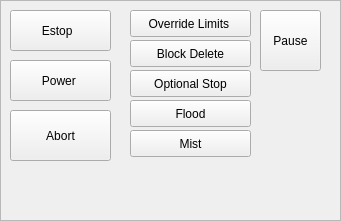
   <widget class="QFrame" name="frame_auto_2">
    <property name="geometry">
     <rect>
      <x>10</x>
      <y>460</y>
      <width>341</width>
      <height>221</height>
     </rect>
    </property>
    <property name="styleSheet">
     <string notr="true">QFrame{
border-image: url(/home/chris/emc-dev/share/qtscreen/images/frame_bg_grey.png) 0 0 0 0 stretch stretch;}</string>
    </property>
    <property name="frameShape">
     <enum>QFrame::StyledPanel</enum>
    </property>
    <property name="frameShadow">
     <enum>QFrame::Raised</enum>
    </property>
    <widget class="ActionButton" name="actionbutton_override_limits">
     <property name="geometry">
      <rect>
       <x>130</x>
       <y>10</y>
       <width>121</width>
       <height>27</height>
      </rect>
     </property>
     <property name="text">
      <string>Override Limits </string>
     </property>
     <property name="limits_override_action" stdset="0">
      <bool>true</bool>
     </property>
    </widget>
    <widget class="StateLED" name="StateLED_9">
     <property name="geometry">
      <rect>
       <x>230</x>
       <y>0</y>
       <width>31</width>
       <height>41</height>
      </rect>
     </property>
     <property name="diameter">
      <number>10</number>
     </property>
     <property name="flashing" stdset="0">
      <bool>false</bool>
     </property>
     <property name="is_paused_status" stdset="0">
      <bool>false</bool>
     </property>
     <property name="is_flood_status" stdset="0">
      <bool>false</bool>
     </property>
     <property name="is_block_delete_status" stdset="0">
      <bool>false</bool>
     </property>
     <property name="is_limits_overridden_status" stdset="0">
      <bool>true</bool>
     </property>
     <property name="is_limits_overridden_status" stdset="0">
      <bool>true</bool>
     </property>
    </widget>
    <widget class="ActionButton" name="button_estop">
     <property name="geometry">
      <rect>
       <x>10</x>
       <y>10</y>
       <width>101</width>
       <height>41</height>
      </rect>
     </property>
     <property name="styleSheet">
      <string notr="true">font: 75 italic 20pt &quot;Noto Sans&quot;;</string>
     </property>
     <property name="text">
      <string>Estop  </string>
     </property>
     <property name="checkable">
      <bool>true</bool>
     </property>
     <property name="checked">
      <bool>false</bool>
     </property>
     <property name="estop_action" stdset="0">
      <bool>true</bool>
     </property>
    </widget>
    <widget class="ActionButton" name="button_machineon">
     <property name="geometry">
      <rect>
       <x>10</x>
       <y>60</y>
       <width>101</width>
       <height>41</height>
      </rect>
     </property>
     <property name="styleSheet">
      <string notr="true">font: 75 italic 20pt &quot;Noto Sans&quot;;</string>
     </property>
     <property name="text">
      <string>Power </string>
     </property>
     <property name="checkable">
      <bool>true</bool>
     </property>
     <property name="estop_action" stdset="0">
      <bool>false</bool>
     </property>
     <property name="machine_on_action" stdset="0">
      <bool>true</bool>
     </property>
    </widget>
    <widget class="ActionButton" name="actionbutton_flood">
     <property name="geometry">
      <rect>
       <x>130</x>
       <y>100</y>
       <width>121</width>
       <height>27</height>
      </rect>
     </property>
     <property name="text">
      <string>Flood</string>
     </property>
     <property name="checkable">
      <bool>false</bool>
     </property>
     <property name="limits_override_action" stdset="0">
      <bool>false</bool>
     </property>
     <property name="flood_action" stdset="0">
      <bool>true</bool>
     </property>
    </widget>
    <widget class="ActionButton" name="actionbutton_mist">
     <property name="geometry">
      <rect>
       <x>130</x>
       <y>130</y>
       <width>121</width>
       <height>27</height>
      </rect>
     </property>
     <property name="text">
      <string>Mist</string>
     </property>
     <property name="checkable">
      <bool>false</bool>
     </property>
     <property name="limits_override_action" stdset="0">
      <bool>false</bool>
     </property>
     <property name="mist_action" stdset="0">
      <bool>true</bool>
     </property>
    </widget>
    <widget class="ActionButton" name="actionbutton_block_delete">
     <property name="geometry">
      <rect>
       <x>130</x>
       <y>40</y>
       <width>121</width>
       <height>27</height>
      </rect>
     </property>
     <property name="text">
      <string>Block Delete</string>
     </property>
     <property name="checkable">
      <bool>false</bool>
     </property>
     <property name="limits_override_action" stdset="0">
      <bool>false</bool>
     </property>
     <property name="block_delete_action" stdset="0">
      <bool>true</bool>
     </property>
    </widget>
    <widget class="ActionButton" name="actionbutton_optional_stop">
     <property name="geometry">
      <rect>
       <x>130</x>
       <y>70</y>
       <width>121</width>
       <height>27</height>
      </rect>
     </property>
     <property name="text">
      <string>Optional Stop</string>
     </property>
     <property name="checkable">
      <bool>false</bool>
     </property>
     <property name="limits_override_action" stdset="0">
      <bool>false</bool>
     </property>
     <property name="block_delete_action" stdset="0">
      <bool>false</bool>
     </property>
     <property name="optional_stop_action" stdset="0">
      <bool>true</bool>
     </property>
    </widget>
    <widget class="StateLED" name="StateLED_8">
     <property name="geometry">
      <rect>
       <x>230</x>
       <y>30</y>
       <width>31</width>
       <height>41</height>
      </rect>
     </property>
     <property name="diameter">
      <number>10</number>
     </property>
     <property name="color">
      <color>
       <red>85</red>
       <green>255</green>
       <blue>0</blue>
      </color>
     </property>
     <property name="flashing" stdset="0">
      <bool>false</bool>
     </property>
     <property name="is_paused_status" stdset="0">
      <bool>false</bool>
     </property>
     <property name="is_flood_status" stdset="0">
      <bool>false</bool>
     </property>
     <property name="is_block_delete_status" stdset="0">
      <bool>true</bool>
     </property>
    </widget>
    <widget class="StateLED" name="StateLED_7">
     <property name="geometry">
      <rect>
       <x>230</x>
       <y>60</y>
       <width>31</width>
       <height>41</height>
      </rect>
     </property>
     <property name="diameter">
      <number>10</number>
     </property>
     <property name="color">
      <color>
       <red>85</red>
       <green>255</green>
       <blue>0</blue>
      </color>
     </property>
     <property name="state">
      <bool>false</bool>
     </property>
     <property name="flashing" stdset="0">
      <bool>false</bool>
     </property>
     <property name="invert_state_status" stdset="0">
      <bool>false</bool>
     </property>
     <property name="is_paused_status" stdset="0">
      <bool>false</bool>
     </property>
     <property name="is_flood_status" stdset="0">
      <bool>false</bool>
     </property>
     <property name="is_optional_stop_status" stdset="0">
      <bool>true</bool>
     </property>
    </widget>
    <widget class="StateLED" name="StateLED_5">
     <property name="geometry">
      <rect>
       <x>230</x>
       <y>100</y>
       <width>31</width>
       <height>21</height>
      </rect>
     </property>
     <property name="diameter">
      <number>10</number>
     </property>
     <property name="color">
      <color>
       <red>85</red>
       <green>255</green>
       <blue>0</blue>
      </color>
     </property>
     <property name="flashing" stdset="0">
      <bool>false</bool>
     </property>
     <property name="is_paused_status" stdset="0">
      <bool>false</bool>
     </property>
     <property name="is_flood_status" stdset="0">
      <bool>true</bool>
     </property>
    </widget>
    <widget class="StateLED" name="StateLED_6">
     <property name="geometry">
      <rect>
       <x>230</x>
       <y>130</y>
       <width>31</width>
       <height>21</height>
      </rect>
     </property>
     <property name="diameter">
      <number>10</number>
     </property>
     <property name="color">
      <color>
       <red>85</red>
       <green>255</green>
       <blue>0</blue>
      </color>
     </property>
     <property name="flashing" stdset="0">
      <bool>false</bool>
     </property>
     <property name="is_paused_status" stdset="0">
      <bool>false</bool>
     </property>
     <property name="is_mist_status" stdset="0">
      <bool>true</bool>
     </property>
    </widget>
    <widget class="StateLED" name="led_machine_on">
     <property name="geometry">
      <rect>
       <x>90</x>
       <y>60</y>
       <width>31</width>
       <height>21</height>
      </rect>
     </property>
     <property name="diameter">
      <number>15</number>
     </property>
     <property name="color">
      <color>
       <red>85</red>
       <green>255</green>
       <blue>0</blue>
      </color>
     </property>
     <property name="flashing" stdset="0">
      <bool>false</bool>
     </property>
     <property name="is_on_status" stdset="0">
      <bool>true</bool>
     </property>
     <property name="is_idle_status" stdset="0">
      <bool>false</bool>
     </property>
    </widget>
    <widget class="StateLED" name="StateLED">
     <property name="geometry">
      <rect>
       <x>90</x>
       <y>10</y>
       <width>21</width>
       <height>21</height>
      </rect>
     </property>
     <property name="diameter">
      <number>20</number>
     </property>
     <property name="flashing" stdset="0">
      <bool>true</bool>
     </property>
     <property name="is_estopped_status" stdset="0">
      <bool>true</bool>
     </property>
    </widget>
    <widget class="ActionButton" name="actionbutton_6">
     <property name="geometry">
      <rect>
       <x>10</x>
       <y>110</y>
       <width>101</width>
       <height>51</height>
      </rect>
     </property>
     <property name="text">
      <string>Abort</string>
     </property>
     <property name="estop_action" stdset="0">
      <bool>false</bool>
     </property>
     <property name="abort_action" stdset="0">
      <bool>true</bool>
     </property>
     <property name="pause_action" stdset="0">
      <bool>false</bool>
     </property>
    </widget>
    <widget class="ActionButton" name="actionbutton_5">
     <property name="geometry">
      <rect>
       <x>260</x>
       <y>10</y>
       <width>61</width>
       <height>61</height>
      </rect>
     </property>
     <property name="text">
      <string>Pause</string>
     </property>
     <property name="estop_action" stdset="0">
      <bool>false</bool>
     </property>
     <property name="abort_action" stdset="0">
      <bool>false</bool>
     </property>
     <property name="pause_action" stdset="0">
      <bool>true</bool>
     </property>
    </widget>
    <widget class="StateLED" name="StateLED_4">
     <property name="geometry">
      <rect>
       <x>300</x>
       <y>10</y>
       <width>31</width>
       <height>16</height>
      </rect>
     </property>
     <property name="diameter">
      <number>10</number>
     </property>
     <property name="flashing" stdset="0">
      <bool>true</bool>
     </property>
     <property name="is_paused_status" stdset="0">
      <bool>true</bool>
     </property>
    </widget>
   </widget>
